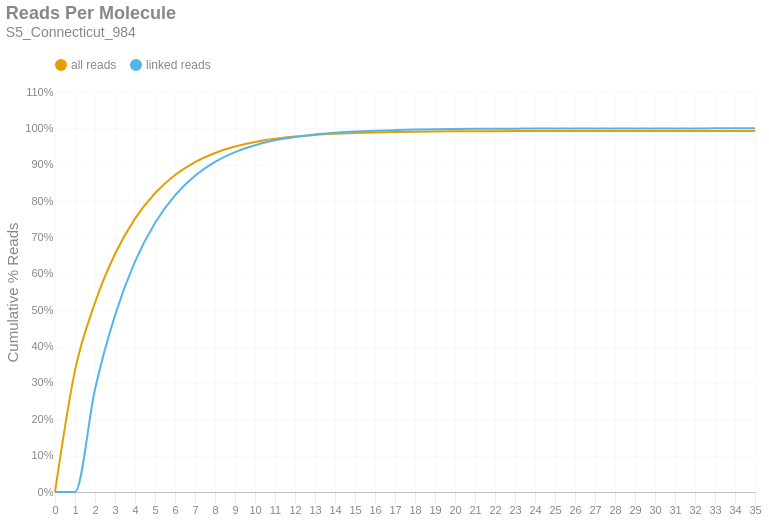

Notebook code for this chart:
### Markdown cell above
### Reads per Molecule
This chart shows the cumulative distribution of the number of reads per linked molecule. That is, how many alignments are associated with a unique molecule. This excludes the number of reads associated with invalid or absent linked-read barcodes. The `linked` histogram is the percentages recalculated when disregarding singletons.

### Code cell
if SKIPLR:
    print_html(f"Skipped")
else:
    counts = np.bincount(valids['reads'].cast(pl.Int64).to_numpy())
    weighted = counts * np.arange(len(counts))
    all_perc = weighted / n_reads
    linked_perc = weighted / n_linked_reads
    linked_perc[1] = 0
    binned_df = pl.DataFrame({
        'readsper': list(range(len(counts))),
        'all reads (cumsum)': np.cumsum(all_perc).tolist(),
        'linked reads (cumsum)': np.cumsum(linked_perc).tolist(),
    })

    with SafeRender(binned_df):
        (
            density_plot(binned_df, 'Reads Per Molecule', samplename, 'readspmol')
            .encode(
                x=alt.X('readsper:O', title=None).axis(labelAngle=0).scale(padding=0),
                y=alt.Y('value:Q', title='Cumulative % Reads').axis(format='%').stack(False),
                color=alt.Color("key:N").scale(domain=["all reads", "linked reads"]),
                tooltip=[
                    alt.Tooltip("key:N", title="Data Type"),
                    alt.Tooltip("readsper:O", title="Reads Per Molecule"),
                    alt.Tooltip("value:Q", format=".2%", title="% Reads (Cum.)")
                ]            
            )
        ).display()

### Figure 1 — Vega-Lite specification as saved in the notebook (floating-point values rounded to 4 significant figures)
{"width": "container", "height": 400, "config": {"title": {"anchor": "start", "dy": -15, "fontSize": 18, "color": "#888888", "subtitleColor": "#888888", "subtitleFontSize": 14}, "arc": {"fill": "#0072B2"}, "axis": {"domainColor": "#888888", "domainWidth": 0.5, "gridWidth": 0.2, "grid": false, "titleFontWeight": 400, "titleFontSize": 15, "labelFontSize": 11, "labelColor": "#888888", "tickColor": "#888888", "tickWidth": 0.2, "titleColor": "#888888"}, "axisBand": {"grid": false}, "axisX": {"grid": true, "tickSize": 10, "domainCap": "round"}, "axisY": {"domain": false, "grid": true, "tickSize": 0, "domainCap": "round"}, "background": "transparent", "header": {"labelFontSize": 15, "labelColor": "#888888", "titleFontSize": 15, "titleFontWeight": 600, "titleColor": "#888888"}, "legend": {"labelFont": "sans-serif", "labelFontSize": 12, "labelColor": "#888888", "symbolSize": 100, "symbolType": "circle", "titleFontSize": 12, "titlePadding": 10, "titleColor": "#888888", "title": null, "orient": "top"}, "range": {"category": ["#E69F00", "#56B4E9", "#009E73", "#F0E442", "#0072B2", "#D55E00", "#CC79A7", "#000000"], "diverging": ["#cfe8f3", "#a2d4ec", "#73bfe2", "#46abdb", "#1696d2", "#12719e"]}, "area": {"fill": "#0072B2", "fillOpacity": 0.7, "line": true, "strokeOpacity": 0.7}, "line": {"color": "#0072B2", "stroke": "#0072B2", "strokeWidth": 2}, "trail": {"color": "#0072B2", "stroke": "#0072B2", "strokeWidth": 0, "size": 1}, "point": {"filled": true, "fillOpacity": 1.0, "size": 95}, "text": {"color": "#888888", "fontSize": 11, "align": "right", "fontWeight": 400, "size": 11}, "bar": {"fill": "#0072B2", "stroke": null}, "view": {"stroke": null, "continuousWidth": 660, "continuousHeight": 400}}, "data": {"name": "data-1bd25d5cc6e0a280b4e33ab320e1b09e"}, "mark": {"type": "line", "interpolate": "monotone", "point": {"opacity": 0, "size": 275}}, "encoding": {"color": {"field": "key", "scale": {"domain": ["all reads", "linked reads"]}, "type": "nominal"}, "tooltip": [{"field": "key", "title": "Data Type", "type": "nominal"}, {"field": "readsper", "title": "Reads Per Molecule", "type": "ordinal"}, {"field": "value", "format": ".2%", "title": "% Reads (Cum.)", "type": "quantitative"}], "x": {"axis": {"labelAngle": 0}, "field": "readsper", "scale": {"padding": 0}, "title": null, "type": "ordinal"}, "y": {"axis": {"format": "%"}, "field": "value", "stack": false, "title": "Cumulative % Reads", "type": "quantitative"}}, "params": [{"name": "param_c36ac31b6afebe62", "select": {"type": "point", "fields": ["key"]}, "bind": "legend"}], "title": {"text": "Reads Per Molecule", "subtitle": "S5_Connecticut_984"}, "transform": [{"fold": ["all reads (cumsum)", "linked reads (cumsum)"]}, {"calculate": "replace(datum.key, ' (cumsum)', '')", "as": "key"}, {"filter": {"param": "param_c36ac31b6afebe62"}}], "usermeta": {"embedOptions": {"downloadFileName": "S5_Connecticut_984.readspmol"}}, "$schema": "https://vega.github.io/schema/vega-lite/v6.1.0.json", "datasets": {"data-1bd25d5cc6e0a280b4e33ab320e1b09e": [{"readsper": 0, "all reads (cumsum)": 0.0, "linked reads (cumsum)": 0.0}, {"readsper": 1, "all reads (cumsum)": 0.3344, "linked reads (cumsum)": 0.0}, {"readsper": 2, "all reads (cumsum)": 0.5206, "linked reads (cumsum)": 0.2827}, {"readsper": 3, "all reads (cumsum)": 0.6544, "linked reads (cumsum)": 0.4858}, {"readsper": 4, "all reads (cumsum)": 0.7518, "linked reads (cumsum)": 0.6337}, {"readsper": 5, "all reads (cumsum)": 0.8216, "linked reads (cumsum)": 0.7398}, {"readsper": 6, "all reads (cumsum)": 0.8716, "linked reads (cumsum)": 0.8157}, {"readsper": 7, "all reads (cumsum)": 0.9073, "linked reads (cumsum)": 0.8699}, {"readsper": 8, "all reads (cumsum)": 0.9324, "linked reads (cumsum)": 0.908}, {"readsper": 9, "all reads (cumsum)": 0.9501, "linked reads (cumsum)": 0.9348}, {"readsper": 10, "all reads (cumsum)": 0.9626, "linked reads (cumsum)": 0.9537}, {"readsper": 11, "all reads (cumsum)": 0.9713, "linked reads (cumsum)": 0.9671}, {"readsper": 12, "all reads (cumsum)": 0.9774, "linked reads (cumsum)": 0.9763}, {"readsper": 13, "all reads (cumsum)": 0.982, "linked reads (cumsum)": 0.9832}, {"readsper": 14, "all reads (cumsum)": 0.985, "linked reads (cumsum)": 0.9878}, {"readsper": 15, "all reads (cumsum)": 0.9872, "linked reads (cumsum)": 0.9912}, {"readsper": 16, "all reads (cumsum)": 0.9888, "linked reads (cumsum)": 0.9936}, {"readsper": 17, "all reads (cumsum)": 0.9899, "linked reads (cumsum)": 0.9952}, {"readsper": 18, "all reads (cumsum)": 0.9908, "linked reads (cumsum)": 0.9966}, {"readsper": 19, "all reads (cumsum)": 0.9914, "linked reads (cumsum)": 0.9976}, {"readsper": 20, "all reads (cumsum)": 0.9918, "linked reads (cumsum)": 0.9982}, {"readsper": 21, "all reads (cumsum)": 0.9921, "linked reads (cumsum)": 0.9986}, {"readsper": 22, "all reads (cumsum)": 0.9923, "linked reads (cumsum)": 0.999}, {"readsper": 23, "all reads (cumsum)": 0.9925, "linked reads (cumsum)": 0.9992}, {"readsper": 24, "all reads (cumsum)": 0.9926, "linked reads (cumsum)": 0.9994}, {"readsper": 25, "all reads (cumsum)": 0.9928, "linked reads (cumsum)": 0.9996}, {"readsper": 26, "all reads (cumsum)": 0.9928, "linked reads (cumsum)": 0.9997}, {"readsper": 27, "all reads (cumsum)": 0.9929, "linked reads (cumsum)": 0.9998}, {"readsper": 28, "all reads (cumsum)": 0.9929, "linked reads (cumsum)": 0.9998}, {"readsper": 29, "all reads (cumsum)": 0.9929, "linked reads (cumsum)": 0.9999}, {"readsper": 30, "all reads (cumsum)": 0.993, "linked reads (cumsum)": 0.9999}, {"readsper": 31, "all reads (cumsum)": 0.993, "linked reads (cumsum)": 0.9999}, {"readsper": 32, "all reads (cumsum)": 0.993, "linked reads (cumsum)": 1.0}, {"readsper": 33, "all reads (cumsum)": 0.993, "linked reads (cumsum)": 1.0}, {"readsper": 34, "all reads (cumsum)": 0.993, "linked reads (cumsum)": 1.0}, {"readsper": 35, "all reads (cumsum)": 0.993, "linked reads (cumsum)": 1.0}]}}
